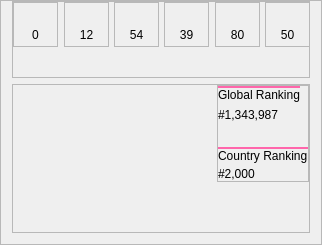
           <widget class="QFrame" name="right_container">
            <property name="minimumSize">
             <size>
              <width>322</width>
              <height>0</height>
             </size>
            </property>
            <property name="maximumSize">
             <size>
              <width>322</width>
              <height>16777215</height>
             </size>
            </property>
            <property name="layoutDirection">
             <enum>Qt::RightToLeft</enum>
            </property>
            <property name="frameShape">
             <enum>QFrame::StyledPanel</enum>
            </property>
            <property name="frameShadow">
             <enum>QFrame::Raised</enum>
            </property>
            <layout class="QVBoxLayout" name="verticalLayout_9">
             <property name="topMargin">
              <number>0</number>
             </property>
             <item>
              <widget class="QFrame" name="grade_frame">
               <property name="layoutDirection">
                <enum>Qt::LeftToRight</enum>
               </property>
               <property name="frameShape">
                <enum>QFrame::StyledPanel</enum>
               </property>
               <property name="frameShadow">
                <enum>QFrame::Raised</enum>
               </property>
               <layout class="QHBoxLayout" name="horizontalLayout_6">
                <property name="leftMargin">
                 <number>0</number>
                </property>
                <property name="topMargin">
                 <number>0</number>
                </property>
                <property name="rightMargin">
                 <number>0</number>
                </property>
                <property name="bottomMargin">
                 <number>30</number>
                </property>
                <item>
                 <widget class="QFrame" name="firsts_box">
                  <property name="sizePolicy">
                   <sizepolicy hsizetype="Fixed" vsizetype="Fixed">
                    <horstretch>0</horstretch>
                    <verstretch>0</verstretch>
                   </sizepolicy>
                  </property>
                  <property name="minimumSize">
                   <size>
                    <width>45</width>
                    <height>45</height>
                   </size>
                  </property>
                  <property name="maximumSize">
                   <size>
                    <width>45</width>
                    <height>45</height>
                   </size>
                  </property>
                  <property name="frameShape">
                   <enum>QFrame::StyledPanel</enum>
                  </property>
                  <property name="frameShadow">
                   <enum>QFrame::Raised</enum>
                  </property>
                  <layout class="QVBoxLayout" name="verticalLayout_15">
                   <property name="spacing">
                    <number>0</number>
                   </property>
                   <property name="leftMargin">
                    <number>0</number>
                   </property>
                   <property name="topMargin">
                    <number>0</number>
                   </property>
                   <property name="rightMargin">
                    <number>0</number>
                   </property>
                   <property name="bottomMargin">
                    <number>0</number>
                   </property>
                   <item>
                    <widget class="QLabel" name="icon_1">
                     <property name="sizePolicy">
                      <sizepolicy hsizetype="Fixed" vsizetype="Fixed">
                       <horstretch>0</horstretch>
                       <verstretch>0</verstretch>
                      </sizepolicy>
                     </property>
                     <property name="minimumSize">
                      <size>
                       <width>43</width>
                       <height>21</height>
                      </size>
                     </property>
                     <property name="maximumSize">
                      <size>
                       <width>43</width>
                       <height>21</height>
                      </size>
                     </property>
                     <property name="text">
                      <string/>
                     </property>
                     <property name="pixmap">
                      <pixmap>../Assets/Rank_Grades/rank1.png</pixmap>
                     </property>
                     <property name="scaledContents">
                      <bool>true</bool>
                     </property>
                    </widget>
                   </item>
                   <item>
                    <widget class="QLabel" name="firsts_value">
                     <property name="sizePolicy">
                      <sizepolicy hsizetype="Preferred" vsizetype="Fixed">
                       <horstretch>0</horstretch>
                       <verstretch>0</verstretch>
                      </sizepolicy>
                     </property>
                     <property name="styleSheet">
                      <string notr="true">font: 63 10pt &quot;Torus Pro SemiBold&quot;;</string>
                     </property>
                     <property name="text">
                      <string>0</string>
                     </property>
                     <property name="alignment">
                      <set>Qt::AlignCenter</set>
                     </property>
                    </widget>
                   </item>
                  </layout>
                 </widget>
                </item>
                <item>
                 <widget class="QFrame" name="ssh_grade_box">
                  <property name="sizePolicy">
                   <sizepolicy hsizetype="Fixed" vsizetype="Fixed">
                    <horstretch>0</horstretch>
                    <verstretch>0</verstretch>
                   </sizepolicy>
                  </property>
                  <property name="minimumSize">
                   <size>
                    <width>45</width>
                    <height>45</height>
                   </size>
                  </property>
                  <property name="maximumSize">
                   <size>
                    <width>45</width>
                    <height>45</height>
                   </size>
                  </property>
                  <property name="frameShape">
                   <enum>QFrame::StyledPanel</enum>
                  </property>
                  <property name="frameShadow">
                   <enum>QFrame::Raised</enum>
                  </property>
                  <layout class="QVBoxLayout" name="verticalLayout_14">
                   <property name="spacing">
                    <number>0</number>
                   </property>
                   <property name="leftMargin">
                    <number>0</number>
                   </property>
                   <property name="topMargin">
                    <number>0</number>
                   </property>
                   <property name="rightMargin">
                    <number>0</number>
                   </property>
                   <property name="bottomMargin">
                    <number>0</number>
                   </property>
                   <item>
                    <widget class="QLabel" name="icon_ssh">
                     <property name="sizePolicy">
                      <sizepolicy hsizetype="Fixed" vsizetype="Fixed">
                       <horstretch>0</horstretch>
                       <verstretch>0</verstretch>
                      </sizepolicy>
                     </property>
                     <property name="minimumSize">
                      <size>
                       <width>43</width>
                       <height>21</height>
                      </size>
                     </property>
                     <property name="maximumSize">
                      <size>
                       <width>43</width>
                       <height>21</height>
                      </size>
                     </property>
                     <property name="text">
                      <string/>
                     </property>
                     <property name="pixmap">
                      <pixmap>../Assets/Rank_Grades/SSH.png</pixmap>
                     </property>
                     <property name="scaledContents">
                      <bool>true</bool>
                     </property>
                    </widget>
                   </item>
                   <item>
                    <widget class="QLabel" name="ssh_grade_value">
                     <property name="sizePolicy">
                      <sizepolicy hsizetype="Preferred" vsizetype="Fixed">
                       <horstretch>0</horstretch>
                       <verstretch>0</verstretch>
                      </sizepolicy>
                     </property>
                     <property name="styleSheet">
                      <string notr="true">font: 63 10pt &quot;Torus Pro SemiBold&quot;;</string>
                     </property>
                     <property name="text">
                      <string>12</string>
                     </property>
                     <property name="alignment">
                      <set>Qt::AlignCenter</set>
                     </property>
                    </widget>
                   </item>
                  </layout>
                 </widget>
                </item>
                <item>
                 <widget class="QFrame" name="ss_grade_box">
                  <property name="sizePolicy">
                   <sizepolicy hsizetype="Fixed" vsizetype="Fixed">
                    <horstretch>0</horstretch>
                    <verstretch>0</verstretch>
                   </sizepolicy>
                  </property>
                  <property name="minimumSize">
                   <size>
                    <width>45</width>
                    <height>45</height>
                   </size>
                  </property>
                  <property name="maximumSize">
                   <size>
                    <width>45</width>
                    <height>45</height>
                   </size>
                  </property>
                  <property name="frameShape">
                   <enum>QFrame::StyledPanel</enum>
                  </property>
                  <property name="frameShadow">
                   <enum>QFrame::Raised</enum>
                  </property>
                  <layout class="QVBoxLayout" name="verticalLayout_13">
                   <property name="spacing">
                    <number>0</number>
                   </property>
                   <property name="leftMargin">
                    <number>0</number>
                   </property>
                   <property name="topMargin">
                    <number>0</number>
                   </property>
                   <property name="rightMargin">
                    <number>0</number>
                   </property>
                   <property name="bottomMargin">
                    <number>0</number>
                   </property>
                   <item>
                    <widget class="QLabel" name="icon_ss">
                     <property name="sizePolicy">
                      <sizepolicy hsizetype="Fixed" vsizetype="Fixed">
                       <horstretch>0</horstretch>
                       <verstretch>0</verstretch>
                      </sizepolicy>
                     </property>
                     <property name="minimumSize">
                      <size>
                       <width>43</width>
                       <height>21</height>
                      </size>
                     </property>
                     <property name="maximumSize">
                      <size>
                       <width>43</width>
                       <height>21</height>
                      </size>
                     </property>
                     <property name="text">
                      <string/>
                     </property>
                     <property name="pixmap">
                      <pixmap>../Assets/Rank_Grades/SS.png</pixmap>
                     </property>
                     <property name="scaledContents">
                      <bool>true</bool>
                     </property>
                    </widget>
                   </item>
                   <item>
                    <widget class="QLabel" name="ss_grade_value">
                     <property name="sizePolicy">
                      <sizepolicy hsizetype="Preferred" vsizetype="Fixed">
                       <horstretch>0</horstretch>
                       <verstretch>0</verstretch>
                      </sizepolicy>
                     </property>
                     <property name="styleSheet">
                      <string notr="true">font: 63 10pt &quot;Torus Pro SemiBold&quot;;</string>
                     </property>
                     <property name="text">
                      <string>54</string>
                     </property>
                     <property name="alignment">
                      <set>Qt::AlignCenter</set>
                     </property>
                    </widget>
                   </item>
                  </layout>
                 </widget>
                </item>
                <item>
                 <widget class="QFrame" name="sh_grade_box">
                  <property name="sizePolicy">
                   <sizepolicy hsizetype="Fixed" vsizetype="Fixed">
                    <horstretch>0</horstretch>
                    <verstretch>0</verstretch>
                   </sizepolicy>
                  </property>
                  <property name="minimumSize">
                   <size>
                    <width>45</width>
                    <height>45</height>
                   </size>
                  </property>
                  <property name="maximumSize">
                   <size>
                    <width>45</width>
                    <height>45</height>
                   </size>
                  </property>
                  <property name="frameShape">
                   <enum>QFrame::StyledPanel</enum>
                  </property>
                  <property name="frameShadow">
                   <enum>QFrame::Raised</enum>
                  </property>
                  <layout class="QVBoxLayout" name="verticalLayout_12">
                   <property name="spacing">
                    <number>0</number>
                   </property>
                   <property name="leftMargin">
                    <number>0</number>
                   </property>
                   <property name="topMargin">
                    <number>0</number>
                   </property>
                   <property name="rightMargin">
                    <number>0</number>
                   </property>
                   <property name="bottomMargin">
                    <number>0</number>
                   </property>
                   <item>
                    <widget class="QLabel" name="icon_sh">
                     <property name="sizePolicy">
                      <sizepolicy hsizetype="Fixed" vsizetype="Fixed">
                       <horstretch>0</horstretch>
                       <verstretch>0</verstretch>
                      </sizepolicy>
                     </property>
                     <property name="minimumSize">
                      <size>
                       <width>43</width>
                       <height>21</height>
                      </size>
                     </property>
                     <property name="maximumSize">
                      <size>
                       <width>43</width>
                       <height>21</height>
                      </size>
                     </property>
                     <property name="text">
                      <string/>
                     </property>
                     <property name="pixmap">
                      <pixmap>../Assets/Rank_Grades/SH.png</pixmap>
                     </property>
                     <property name="scaledContents">
                      <bool>true</bool>
                     </property>
                    </widget>
                   </item>
                   <item>
                    <widget class="QLabel" name="sh_grade_value">
                     <property name="sizePolicy">
                      <sizepolicy hsizetype="Preferred" vsizetype="Fixed">
                       <horstretch>0</horstretch>
                       <verstretch>0</verstretch>
                      </sizepolicy>
                     </property>
                     <property name="styleSheet">
                      <string notr="true">font: 63 10pt &quot;Torus Pro SemiBold&quot;;</string>
                     </property>
                     <property name="text">
                      <string>39</string>
                     </property>
                     <property name="alignment">
                      <set>Qt::AlignCenter</set>
                     </property>
                    </widget>
                   </item>
                  </layout>
                 </widget>
                </item>
                <item>
                 <widget class="QFrame" name="s_grade_box">
                  <property name="sizePolicy">
                   <sizepolicy hsizetype="Fixed" vsizetype="Fixed">
                    <horstretch>0</horstretch>
                    <verstretch>0</verstretch>
                   </sizepolicy>
                  </property>
                  <property name="minimumSize">
                   <size>
                    <width>45</width>
                    <height>45</height>
                   </size>
                  </property>
                  <property name="maximumSize">
                   <size>
                    <width>45</width>
                    <height>45</height>
                   </size>
                  </property>
                  <property name="frameShape">
                   <enum>QFrame::StyledPanel</enum>
                  </property>
                  <property name="frameShadow">
                   <enum>QFrame::Raised</enum>
                  </property>
                  <layout class="QVBoxLayout" name="verticalLayout_11">
                   <property name="spacing">
                    <number>0</number>
                   </property>
                   <property name="leftMargin">
                    <number>0</number>
                   </property>
                   <property name="topMargin">
                    <number>0</number>
                   </property>
                   <property name="rightMargin">
                    <number>0</number>
                   </property>
                   <property name="bottomMargin">
                    <number>0</number>
                   </property>
                   <item>
                    <widget class="QLabel" name="icon_s">
                     <property name="sizePolicy">
                      <sizepolicy hsizetype="Fixed" vsizetype="Fixed">
                       <horstretch>0</horstretch>
                       <verstretch>0</verstretch>
                      </sizepolicy>
                     </property>
                     <property name="minimumSize">
                      <size>
                       <width>43</width>
                       <height>21</height>
                      </size>
                     </property>
                     <property name="maximumSize">
                      <size>
                       <width>43</width>
                       <height>21</height>
                      </size>
                     </property>
                     <property name="text">
                      <string/>
                     </property>
                     <property name="pixmap">
                      <pixmap>../Assets/Rank_Grades/S.png</pixmap>
                     </property>
                     <property name="scaledContents">
                      <bool>true</bool>
                     </property>
                    </widget>
                   </item>
                   <item>
                    <widget class="QLabel" name="s_grade_value">
                     <property name="sizePolicy">
                      <sizepolicy hsizetype="Preferred" vsizetype="Fixed">
                       <horstretch>0</horstretch>
                       <verstretch>0</verstretch>
                      </sizepolicy>
                     </property>
                     <property name="styleSheet">
                      <string notr="true">font: 63 10pt &quot;Torus Pro SemiBold&quot;;</string>
                     </property>
                     <property name="text">
                      <string>80</string>
                     </property>
                     <property name="alignment">
                      <set>Qt::AlignCenter</set>
                     </property>
                    </widget>
                   </item>
                  </layout>
                 </widget>
                </item>
                <item>
                 <widget class="QFrame" name="a_grade_box">
                  <property name="sizePolicy">
                   <sizepolicy hsizetype="Fixed" vsizetype="Fixed">
                    <horstretch>0</horstretch>
                    <verstretch>0</verstretch>
                   </sizepolicy>
                  </property>
                  <property name="minimumSize">
                   <size>
                    <width>45</width>
                    <height>45</height>
                   </size>
                  </property>
                  <property name="maximumSize">
                   <size>
                    <width>45</width>
                    <height>45</height>
                   </size>
                  </property>
                  <property name="frameShape">
                   <enum>QFrame::StyledPanel</enum>
                  </property>
                  <property name="frameShadow">
                   <enum>QFrame::Raised</enum>
                  </property>
                  <layout class="QVBoxLayout" name="verticalLayout_10">
                   <property name="spacing">
                    <number>0</number>
                   </property>
                   <property name="leftMargin">
                    <number>0</number>
                   </property>
                   <property name="topMargin">
                    <number>0</number>
                   </property>
                   <property name="rightMargin">
                    <number>0</number>
                   </property>
                   <property name="bottomMargin">
                    <number>0</number>
                   </property>
                   <item>
                    <widget class="QLabel" name="icon_a">
                     <property name="sizePolicy">
                      <sizepolicy hsizetype="Fixed" vsizetype="Fixed">
                       <horstretch>0</horstretch>
                       <verstretch>0</verstretch>
                      </sizepolicy>
                     </property>
                     <property name="minimumSize">
                      <size>
                       <width>43</width>
                       <height>21</height>
                      </size>
                     </property>
                     <property name="maximumSize">
                      <size>
                       <width>43</width>
                       <height>21</height>
                      </size>
                     </property>
                     <property name="text">
                      <string/>
                     </property>
                     <property name="pixmap">
                      <pixmap>../Assets/Rank_Grades/A.png</pixmap>
                     </property>
                     <property name="scaledContents">
                      <bool>true</bool>
                     </property>
                    </widget>
                   </item>
                   <item>
                    <widget class="QLabel" name="a_grade_value">
                     <property name="sizePolicy">
                      <sizepolicy hsizetype="Preferred" vsizetype="Fixed">
                       <horstretch>0</horstretch>
                       <verstretch>0</verstretch>
                      </sizepolicy>
                     </property>
                     <property name="styleSheet">
                      <string notr="true">font: 63 10pt &quot;Torus Pro SemiBold&quot;;</string>
                     </property>
                     <property name="text">
                      <string>50</string>
                     </property>
                     <property name="alignment">
                      <set>Qt::AlignCenter</set>
                     </property>
                    </widget>
                   </item>
                  </layout>
                 </widget>
                </item>
               </layout>
              </widget>
             </item>
             <item>
              <widget class="QFrame" name="rank_frame_container">
               <property name="frameShape">
                <enum>QFrame::StyledPanel</enum>
               </property>
               <property name="frameShadow">
                <enum>QFrame::Raised</enum>
               </property>
               <layout class="QHBoxLayout" name="horizontalLayout_7">
                <property name="spacing">
                 <number>0</number>
                </property>
                <property name="leftMargin">
                 <number>0</number>
                </property>
                <property name="topMargin">
                 <number>0</number>
                </property>
                <property name="rightMargin">
                 <number>0</number>
                </property>
                <property name="bottomMargin">
                 <number>50</number>
                </property>
                <item>
                 <widget class="QFrame" name="rank_frame">
                  <property name="frameShape">
                   <enum>QFrame::StyledPanel</enum>
                  </property>
                  <property name="frameShadow">
                   <enum>QFrame::Raised</enum>
                  </property>
                  <layout class="QVBoxLayout" name="verticalLayout_16">
                   <property name="spacing">
                    <number>25</number>
                   </property>
                   <property name="leftMargin">
                    <number>0</number>
                   </property>
                   <property name="topMargin">
                    <number>0</number>
                   </property>
                   <property name="rightMargin">
                    <number>0</number>
                   </property>
                   <property name="bottomMargin">
                    <number>0</number>
                   </property>
                   <item>
                    <widget class="QFrame" name="global_ranking_frame">
                     <property name="sizePolicy">
                      <sizepolicy hsizetype="Fixed" vsizetype="Preferred">
                       <horstretch>0</horstretch>
                       <verstretch>0</verstretch>
                      </sizepolicy>
                     </property>
                     <property name="layoutDirection">
                      <enum>Qt::LeftToRight</enum>
                     </property>
                     <property name="styleSheet">
                      <string notr="true">QFrame {
border:none;
border-top-style:solid;
border-width: 2px;
border-color: #ff66ab
}</string>
                     </property>
                     <property name="frameShape">
                      <enum>QFrame::StyledPanel</enum>
                     </property>
                     <property name="frameShadow">
                      <enum>QFrame::Raised</enum>
                     </property>
                     <layout class="QVBoxLayout" name="verticalLayout_7">
                      <property name="spacing">
                       <number>6</number>
                      </property>
                      <property name="leftMargin">
                       <number>0</number>
                      </property>
                      <property name="topMargin">
                       <number>0</number>
                      </property>
                      <property name="rightMargin">
                       <number>0</number>
                      </property>
                      <property name="bottomMargin">
                       <number>0</number>
                      </property>
                      <item>
                       <widget class="QLabel" name="global_ranking_label">
                        <property name="sizePolicy">
                         <sizepolicy hsizetype="Fixed" vsizetype="Fixed">
                          <horstretch>0</horstretch>
                          <verstretch>0</verstretch>
                         </sizepolicy>
                        </property>
                        <property name="layoutDirection">
                         <enum>Qt::LeftToRight</enum>
                        </property>
                        <property name="styleSheet">
                         <string notr="true">border:none;
font: 75 10pt &quot;Torus Pro Bold&quot;;</string>
                        </property>
                        <property name="text">
                         <string>Global Ranking</string>
                        </property>
                       </widget>
                      </item>
                      <item>
                       <widget class="QLabel" name="global_ranking_value">
                        <property name="sizePolicy">
                         <sizepolicy hsizetype="Fixed" vsizetype="Fixed">
                          <horstretch>0</horstretch>
                          <verstretch>0</verstretch>
                         </sizepolicy>
                        </property>
                        <property name="styleSheet">
                         <string notr="true">border: none;
font: 24pt &quot;Torus Pro&quot;;</string>
                        </property>
                        <property name="text">
                         <string>#1,343,987</string>
                        </property>
                       </widget>
                      </item>
                     </layout>
                    </widget>
                   </item>
                   <item>
                    <widget class="QFrame" name="country_ranking_frame">
                     <property name="sizePolicy">
                      <sizepolicy hsizetype="Fixed" vsizetype="Preferred">
                       <horstretch>0</horstretch>
                       <verstretch>0</verstretch>
                      </sizepolicy>
                     </property>
                     <property name="layoutDirection">
                      <enum>Qt::LeftToRight</enum>
                     </property>
                     <property name="styleSheet">
                      <string notr="true">QFrame {
border:none;
border-top-style:solid;
border-width: 2px;
border-color: #ff66ab
}</string>
                     </property>
                     <property name="frameShape">
                      <enum>QFrame::StyledPanel</enum>
                     </property>
                     <property name="frameShadow">
                      <enum>QFrame::Raised</enum>
                     </property>
                     <layout class="QVBoxLayout" name="verticalLayout_8">
                      <property name="spacing">
                       <number>4</number>
                      </property>
                      <property name="leftMargin">
                       <number>0</number>
                      </property>
                      <property name="topMargin">
                       <number>0</number>
                      </property>
                      <property name="rightMargin">
                       <number>0</number>
                      </property>
                      <property name="bottomMargin">
                       <number>0</number>
                      </property>
                      <item>
                       <widget class="QLabel" name="country_ranking_label">
                        <property name="sizePolicy">
                         <sizepolicy hsizetype="Fixed" vsizetype="Fixed">
                          <horstretch>0</horstretch>
                          <verstretch>0</verstretch>
                         </sizepolicy>
                        </property>
                        <property name="styleSheet">
                         <string notr="true">border:none;
font: 75 9pt &quot;Torus Pro Bold&quot;;</string>
                        </property>
                        <property name="text">
                         <string>Country Ranking</string>
                        </property>
                       </widget>
                      </item>
                      <item>
                       <widget class="QLabel" name="country_ranking_value">
                        <property name="sizePolicy">
                         <sizepolicy hsizetype="Fixed" vsizetype="Fixed">
                          <horstretch>0</horstretch>
                          <verstretch>0</verstretch>
                         </sizepolicy>
                        </property>
                        <property name="styleSheet">
                         <string notr="true">border: none;
font: 15pt &quot;Torus Pro&quot;;</string>
                        </property>
                        <property name="text">
                         <string>#2,000</string>
                        </property>
                       </widget>
                      </item>
                     </layout>
                    </widget>
                   </item>
                  </layout>
                 </widget>
                </item>
                <item>
                 <spacer name="horizontalSpacer_4">
                  <property name="orientation">
                   <enum>Qt::Horizontal</enum>
                  </property>
                  <property name="sizeHint" stdset="0">
                   <size>
                    <width>40</width>
                    <height>20</height>
                   </size>
                  </property>
                 </spacer>
                </item>
               </layout>
              </widget>
             </item>
            </layout>
           </widget>
